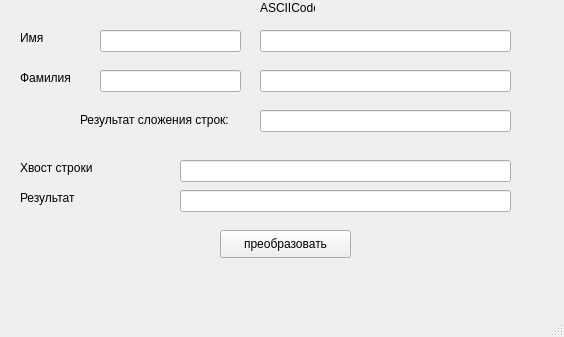
<?xml version="1.0" encoding="UTF-8"?>
<ui version="4.0">
 <class>ris_lr1</class>
 <widget class="QMainWindow" name="ris_lr1">
  <property name="geometry">
   <rect>
    <x>0</x>
    <y>0</y>
    <width>564</width>
    <height>337</height>
   </rect>
  </property>
  <property name="windowTitle">
   <string>ЛР РИС1</string>
  </property>
  <widget class="QWidget" name="centralwidget">
   <widget class="QLabel" name="label">
    <property name="geometry">
     <rect>
      <x>20</x>
      <y>30</y>
      <width>55</width>
      <height>16</height>
     </rect>
    </property>
    <property name="text">
     <string>Имя</string>
    </property>
   </widget>
   <widget class="QLabel" name="label_2">
    <property name="geometry">
     <rect>
      <x>20</x>
      <y>70</y>
      <width>55</width>
      <height>16</height>
     </rect>
    </property>
    <property name="text">
     <string>Фамилия</string>
    </property>
   </widget>
   <widget class="QLabel" name="label_3">
    <property name="geometry">
     <rect>
      <x>260</x>
      <y>0</y>
      <width>55</width>
      <height>16</height>
     </rect>
    </property>
    <property name="text">
     <string>ASCIICode:</string>
    </property>
   </widget>
   <widget class="QLineEdit" name="lineEdit_name">
    <property name="geometry">
     <rect>
      <x>100</x>
      <y>30</y>
      <width>141</width>
      <height>22</height>
     </rect>
    </property>
   </widget>
   <widget class="QLineEdit" name="lineEdit_fam">
    <property name="geometry">
     <rect>
      <x>100</x>
      <y>70</y>
      <width>141</width>
      <height>22</height>
     </rect>
    </property>
   </widget>
   <widget class="QLabel" name="label_6">
    <property name="geometry">
     <rect>
      <x>20</x>
      <y>160</y>
      <width>81</width>
      <height>16</height>
     </rect>
    </property>
    <property name="text">
     <string>Хвост строки</string>
    </property>
   </widget>
   <widget class="QPushButton" name="btn_transform">
    <property name="geometry">
     <rect>
      <x>220</x>
      <y>230</y>
      <width>131</width>
      <height>28</height>
     </rect>
    </property>
    <property name="text">
     <string>преобразовать</string>
    </property>
   </widget>
   <widget class="QLabel" name="label_4">
    <property name="geometry">
     <rect>
      <x>40</x>
      <y>340</y>
      <width>55</width>
      <height>16</height>
     </rect>
    </property>
    <property name="text">
     <string>TextLabel</string>
    </property>
   </widget>
   <widget class="QLabel" name="label_5">
    <property name="geometry">
     <rect>
      <x>20</x>
      <y>190</y>
      <width>81</width>
      <height>16</height>
     </rect>
    </property>
    <property name="text">
     <string>Результат</string>
    </property>
   </widget>
   <widget class="QLabel" name="line_result_text">
    <property name="geometry">
     <rect>
      <x>80</x>
      <y>110</y>
      <width>171</width>
      <height>20</height>
     </rect>
    </property>
    <property name="text">
     <string>Результат сложения строк:</string>
    </property>
   </widget>
   <widget class="QLineEdit" name="name_asciicode">
    <property name="geometry">
     <rect>
      <x>260</x>
      <y>30</y>
      <width>251</width>
      <height>22</height>
     </rect>
    </property>
   </widget>
   <widget class="QLineEdit" name="fam_asciicode">
    <property name="geometry">
     <rect>
      <x>260</x>
      <y>70</y>
      <width>251</width>
      <height>22</height>
     </rect>
    </property>
   </widget>
   <widget class="QLineEdit" name="line_result_ascii">
    <property name="geometry">
     <rect>
      <x>260</x>
      <y>110</y>
      <width>251</width>
      <height>22</height>
     </rect>
    </property>
   </widget>
   <widget class="QLineEdit" name="line_result">
    <property name="geometry">
     <rect>
      <x>180</x>
      <y>190</y>
      <width>331</width>
      <height>22</height>
     </rect>
    </property>
   </widget>
   <widget class="QLineEdit" name="tail_line">
    <property name="geometry">
     <rect>
      <x>180</x>
      <y>160</y>
      <width>331</width>
      <height>22</height>
     </rect>
    </property>
   </widget>
  </widget>
  <widget class="QMenuBar" name="menubar">
   <property name="geometry">
    <rect>
     <x>0</x>
     <y>0</y>
     <width>564</width>
     <height>26</height>
    </rect>
   </property>
  </widget>
  <widget class="QStatusBar" name="statusbar"/>
 </widget>
 <resources/>
 <connections/>
</ui>
